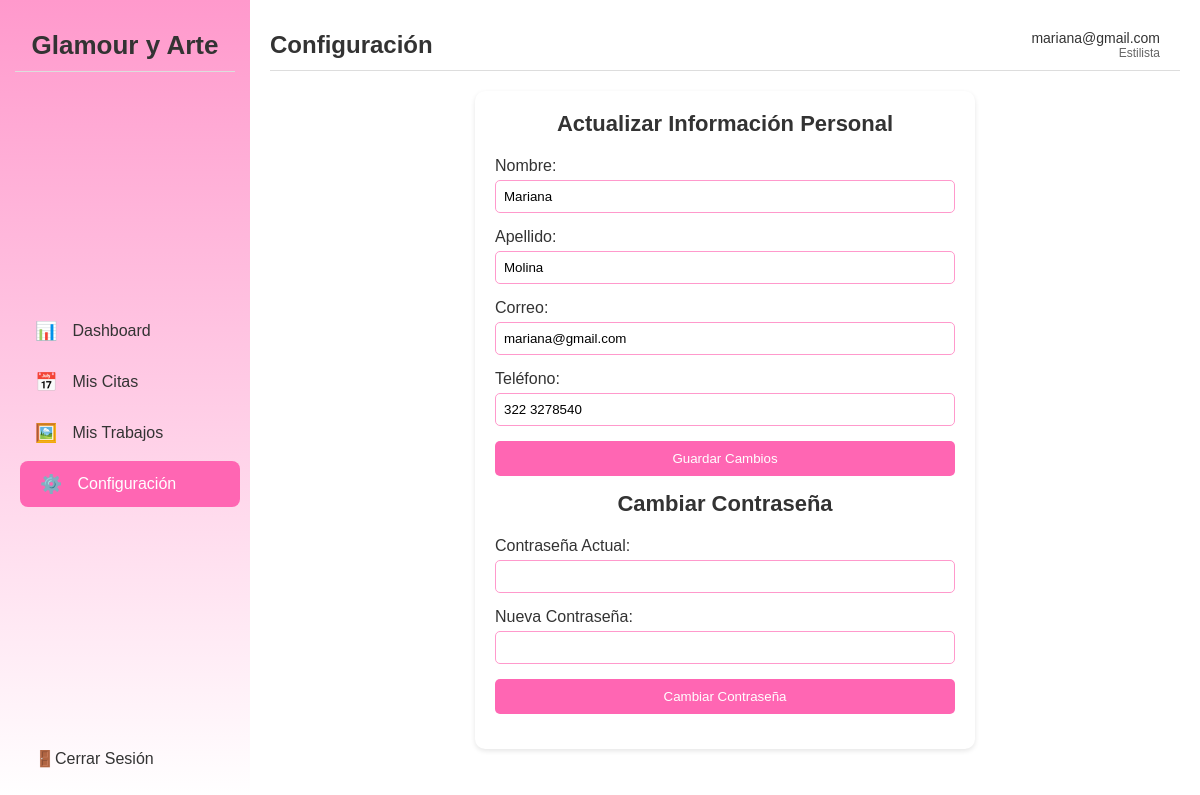
Screenshot of /view/configestilista.php (signed in) with the database file from the repository.
### tables this page shows
CREATE TABLE IF NOT EXISTS `users` (
  `id` int NOT NULL AUTO_INCREMENT,
  `id_rol` int NOT NULL,
  `correo` varchar(100) NOT NULL,
  `password` varchar(255) NOT NULL,
  `telefono` varchar(20) DEFAULT NULL,
  `fecha_registro` datetime NOT NULL DEFAULT CURRENT_TIMESTAMP,
  `nombre` varchar(100) DEFAULT NULL,
  `apellido` varchar(100) DEFAULT NULL,
  `verification_code` varchar(6) DEFAULT NULL,
  `code_expires_at` datetime DEFAULT NULL,
  PRIMARY KEY (`id`),
  KEY `idx_id_rol` (`id_rol`),
  CONSTRAINT `fk_users_rol` FOREIGN KEY (`id_rol`) REFERENCES `rol` (`id_rol`) ON DELETE RESTRICT ON UPDATE CASCADE
);

### view/configestilista.php (the view, shortened to what this page needs)
<?php
include_once('../model/conexion.php');
$id_estilista = $_SESSION['id'];
$correo = $_SESSION['correo'];
$stmt = $conn->prepare("SELECT nombre, apellido, correo, telefono FROM users WHERE id = ?");
$stmt->bind_param("i", $id_estilista);
$stmt->execute();
$result = $stmt->get_result();
$estilista = $result->fetch_assoc();
?>
<!DOCTYPE html>
<html lang="es">
<head>
</head>
<body>
    <div class="container">
        <aside class="sidebar">
            <div class="logo">Glamour y Arte</div>
            <div class="menu">
                <a href="panelestilista.php"><span class="icon">📊</span> Dashboard</a>
                <a href="miscitasesti.php"><span class="icon">📅</span> Mis Citas</a>
                <a href="mis_trabajos.php"><span class="icon">🖼️</span> Mis Trabajos</a>
                <a href="configestilista.php" class="active"><span class="icon">⚙️</span> Configuración</a>
            </div>
            <div class="logout">
                <a href="logout.php"><span class="icon">🚪</span> Cerrar Sesión</a>
            </div>
        </aside>
        <main class="main-content">
            <header class="header">
                <h1>Configuración</h1>
                <div class="user-info">
                    <span>
                        <span class="user-email"><?php echo htmlspecialchars($correo); ?></span>
                        <span class="user-role">Estilista</span>
                    </span>
                </div>
            </header>
            <section class="dashboard">
                <div class="card">
                    <h3>Actualizar Información Personal</h3>
                    <form method="POST" action="">
                        <div class="form-group">
                            <label for="nombre">Nombre:</label>
                            <input type="text" id="nombre" name="nombre" value="<?php echo htmlspecialchars($estilista['nombre']); ?>" required>
                        </div>
                        <div class="form-group">
                            <label for="apellido">Apellido:</label>
                            <input type="text" id="apellido" name="apellido" value="<?php echo htmlspecialchars($estilista['apellido'] ?? ''); ?>" required>
                        </div>
                        <div class="form-group">
                            <label for="correo">Correo:</label>
                            <input type="email" id="correo" name="correo" value="<?php echo htmlspecialchars($estilista['correo']); ?>" required>
                        </div>
                        <div class="form-group">
                            <label for="telefono">Teléfono:</label>
                            <input type="text" id="telefono" name="telefono" value="<?php echo htmlspecialchars($estilista['telefono'] ?? ''); ?>" required>
                        </div>
                        <div class="form-group">
                            <button type="submit">Guardar Cambios</button>
                        </div>
                    </form>
                    <h3>Cambiar Contraseña</h3>
                    <form method="POST" action="">
                        <div class="form-group">
                            <label for="password_actual">Contraseña Actual:</label>
                            <input type="password" id="password_actual" name="password_actual" required>
                        </div>
                        <div class="form-group">
                            <label for="nueva_password">Nueva Contraseña:</label>
                            <input type="password" id="nueva_password" name="nueva_password" required>
                        </div>
                        <div class="form-group">
                            <button type="submit">Cambiar Contraseña</button>
                        </div>
                    </form>
                </div>
            </section>
        </main>
    </div>
</body>
</html>

### view/configestilista.php (style rules this page uses)
* { margin: 0; padding: 0; box-sizing: border-box; font-family: Arial, sans-serif; }
body { display: flex; height: 100vh; background-color: #f5f5f5; }
.container { display: flex; width: 100%; height: 100%; }
.sidebar { width: 250px; background: linear-gradient(to bottom, #ff99cc, #ffffff); padding: 20px 15px; display: flex; flex-direction: column; justify-content: space-between; box-shadow: 2px 0 5px rgba(0, 0, 0, 0.1); transition: width 0.3s ease; }
.sidebar .logo { font-size: 26px; font-weight: bold; color: #333; margin-bottom: 30px; text-align: center; padding: 10px 0; border-bottom: 1px solid #ddd; }
.sidebar .menu a { display: flex; align-items: center; padding: 12px 20px; color: #333; text-decoration: none; font-size: 16px; margin-bottom: 5px; border-radius: 8px; transition: all 0.3s ease; }
.sidebar .menu a .icon { margin-right: 15px; font-size: 18px; }
.sidebar .menu a:hover, .sidebar .menu a.active { background-color: #ff66b3; color: #fff; transform: translateX(5px); }
.sidebar .logout a { display: flex; align-items: center; padding: 12px 20px; color: #333; text-decoration: none; font-size: 16px; border-radius: 8px; transition: all 0.3s ease; margin-top: 20px; }
.main-content { flex-grow: 1; padding: 20px; background-color: #fff; overflow-y: auto; }
.header { display: flex; justify-content: space-between; align-items: center; margin-bottom: 20px; padding: 10px 0; border-bottom: 1px solid #ddd; }
.header h1 { font-size: 24px; color: #333; }
.user-info { display: flex; align-items: center; }
.user-info span { display: flex; flex-direction: column; align-items: flex-end; margin-right: 10px; }
.user-info .user-email { font-size: 14px; color: #333; }
.user-info .user-role { font-size: 12px; color: #666; }
.card { background-color: #fff; padding: 20px; border-radius: 10px; box-shadow: 0 2px 5px rgba(0, 0, 0, 0.1); margin: 0 auto; max-width: 500px; }
.card h3 { margin-bottom: 20px; font-size: 22px; color: #333; text-align: center; }
.form-group { margin-bottom: 15px; }
.form-group label { display: block; margin-bottom: 5px; color: #333; }
.form-group input { width: 100%; padding: 8px; border: 1px solid #ff99cc; border-radius: 5px; box-sizing: border-box; }
.form-group button { background-color: #ff66b3; color: #fff; border: none; padding: 10px 15px; border-radius: 5px; cursor: pointer; transition: background-color 0.3s ease; width: 100%; }

### rows the page displays
users: nombre "Mariana", apellido "Molina", correo "mariana@gmail.com", telefono "322 3278540"

### other values shown
$correo "mariana@gmail.com"
